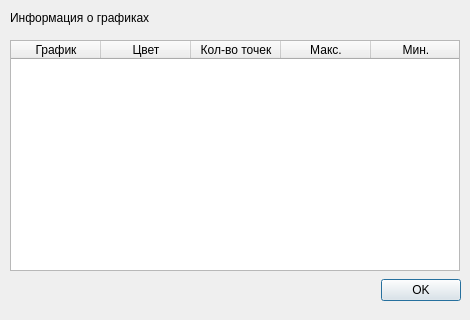
<?xml version="1.0" encoding="UTF-8"?>
<ui version="4.0">
 <class>DetailDialog</class>
 <widget class="QDialog" name="DetailDialog">
  <property name="geometry">
   <rect>
    <x>0</x>
    <y>0</y>
    <width>470</width>
    <height>320</height>
   </rect>
  </property>
  <property name="sizePolicy">
   <sizepolicy hsizetype="Fixed" vsizetype="Fixed">
    <horstretch>0</horstretch>
    <verstretch>0</verstretch>
   </sizepolicy>
  </property>
  <property name="minimumSize">
   <size>
    <width>470</width>
    <height>320</height>
   </size>
  </property>
  <property name="maximumSize">
   <size>
    <width>470</width>
    <height>320</height>
   </size>
  </property>
  <property name="windowTitle">
   <string>Dialog</string>
  </property>
  <widget class="QDialogButtonBox" name="buttonBox">
   <property name="geometry">
    <rect>
     <x>10</x>
     <y>270</y>
     <width>451</width>
     <height>41</height>
    </rect>
   </property>
   <property name="orientation">
    <enum>Qt::Horizontal</enum>
   </property>
   <property name="standardButtons">
    <set>QDialogButtonBox::Ok</set>
   </property>
   <property name="centerButtons">
    <bool>false</bool>
   </property>
  </widget>
  <widget class="QTableWidget" name="tableWidget">
   <property name="geometry">
    <rect>
     <x>10</x>
     <y>40</y>
     <width>450</width>
     <height>231</height>
    </rect>
   </property>
   <property name="horizontalScrollBarPolicy">
    <enum>Qt::ScrollBarAlwaysOff</enum>
   </property>
   <property name="editTriggers">
    <set>QAbstractItemView::NoEditTriggers</set>
   </property>
   <property name="selectionBehavior">
    <enum>QAbstractItemView::SelectRows</enum>
   </property>
   <attribute name="horizontalHeaderVisible">
    <bool>true</bool>
   </attribute>
   <attribute name="horizontalHeaderCascadingSectionResizes">
    <bool>false</bool>
   </attribute>
   <attribute name="horizontalHeaderDefaultSectionSize">
    <number>90</number>
   </attribute>
   <attribute name="horizontalHeaderHighlightSections">
    <bool>true</bool>
   </attribute>
   <attribute name="horizontalHeaderMinimumSectionSize">
    <number>10</number>
   </attribute>
   <column>
    <property name="text">
     <string>График</string>
    </property>
    <property name="foreground">
     <brush brushstyle="SolidPattern">
      <color alpha="255">
       <red>0</red>
       <green>0</green>
       <blue>0</blue>
      </color>
     </brush>
    </property>
   </column>
   <column>
    <property name="text">
     <string>Цвет</string>
    </property>
   </column>
   <column>
    <property name="text">
     <string>Кол-во точек</string>
    </property>
   </column>
   <column>
    <property name="text">
     <string>Макс.</string>
    </property>
   </column>
   <column>
    <property name="text">
     <string>Мин.</string>
    </property>
   </column>
  </widget>
  <widget class="QLabel" name="label">
   <property name="geometry">
    <rect>
     <x>10</x>
     <y>10</y>
     <width>161</width>
     <height>16</height>
    </rect>
   </property>
   <property name="text">
    <string>Информация о графиках</string>
   </property>
  </widget>
 </widget>
 <resources/>
 <connections>
  <connection>
   <sender>buttonBox</sender>
   <signal>accepted()</signal>
   <receiver>DetailDialog</receiver>
   <slot>accept()</slot>
   <hints>
    <hint type="sourcelabel">
     <x>248</x>
     <y>254</y>
    </hint>
    <hint type="destinationlabel">
     <x>157</x>
     <y>274</y>
    </hint>
   </hints>
  </connection>
  <connection>
   <sender>buttonBox</sender>
   <signal>rejected()</signal>
   <receiver>DetailDialog</receiver>
   <slot>reject()</slot>
   <hints>
    <hint type="sourcelabel">
     <x>316</x>
     <y>260</y>
    </hint>
    <hint type="destinationlabel">
     <x>286</x>
     <y>274</y>
    </hint>
   </hints>
  </connection>
 </connections>
</ui>
